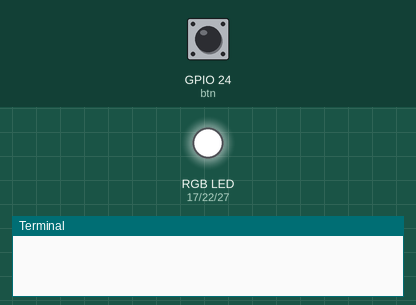
The program below on a simulated Raspberry Pi (BCM pin numbers). Parts: an RGB LED mixed from three pins (HIGH = lit), the last lines printed to the terminal. The test bench sets the inputs (shaded band); at power-on: GPIO 24 (btn) LOW.

Above: at 1.2 s.
1.3 s: GPIO 24 (btn) pulled HIGH for 0.15 s
2.9 s: GPIO 24 (btn) pulled HIGH for 1 s
At 3.2 s:
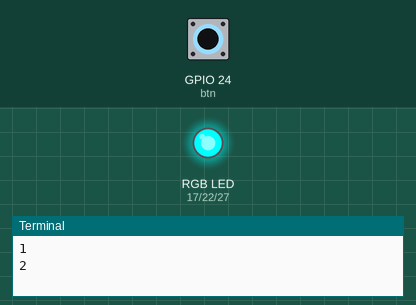
5.4 s: GPIO 24 (btn) pulled HIGH for 3.2 s
At 6.3 s:
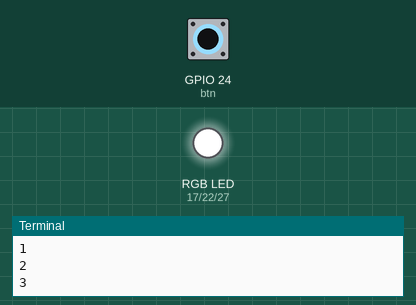
Timing chart, 0 to 8.4 s (numbered marks = the images above; inputs shaded):
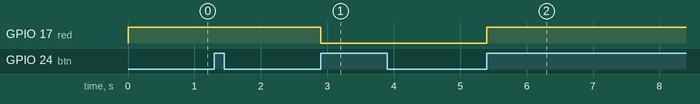

Measured:
- after the input at 2.9 s, GPIO 17 (red): HIGH → LOW at once
- after the input at 5.4 s, GPIO 17 (red): LOW → HIGH at once

The program:

rgb_btn.py
```python
# Push Button 예제

import RPi.GPIO as GPIO
import time

btn = 24
count = 0

red = 17
green = 22
blue = 27

def clickHandler(channel):
    global count
    count = count + 1
    if (count % 2 == 0):
        GPIO.output(red, GPIO.LOW)
    else:
        GPIO.output(red, GPIO.HIGH)

    print(count)

GPIO.setmode(GPIO.BCM)
GPIO.setup(btn, GPIO.IN, pull_up_down = GPIO.PUD_DOWN)
GPIO.add_event_detect(btn, GPIO.RISING, callback=clickHandler)

GPIO.setup(red, GPIO.OUT)
GPIO.setup(green, GPIO.OUT)
GPIO.setup(blue, GPIO.OUT)

GPIO.output(red, True)
GPIO.output(green, True)
GPIO.output(blue, True)

while (True):
    time.sleep(1)


# try:
#     while True:

#         GPIO.output(red, False)
#         GPIO.output(green, False)
#         GPIO.output(blue, False)
#         time.sleep(0.5)
#         GPIO.output(red, True)
#         GPIO.output(green, True)
#         GPIO.output(blue, True)
#         time.sleep(0.1)

#         GPIO.output(red, False)
#         time.sleep(0.5)
#         GPIO.output(red, True)
#         time.sleep(0.1)

#         GPIO.output(red, False)
#         GPIO.output(green, False)
#         time.sleep(0.5)
#         GPIO.output(red, True)
#         GPIO.output(green, True)
#         time.sleep(0.1)

#         GPIO.output(green, False)
#         time.sleep(0.5)
#         GPIO.output(green, True)
#         time.sleep(0.1)

#         GPIO.output(green, False)
#         GPIO.output(blue, False)
#         time.sleep(0.5)
#         GPIO.output(green, True)
#         GPIO.output(blue, True)
#         time.sleep(0.1)

#         GPIO.output(blue, False)
#         time.sleep(0.5)
#         GPIO.output(blue, True)
#         time.sleep(0.1)

#         GPIO.output(blue, False)
#         GPIO.output(red, False)
#         time.sleep(0.5)
#         GPIO.output(red, True)
#         GPIO.output(blue, True)
#         time.sleep(0.1)


# except KeyboardInterrupt:
#     GPIO.cleanup()
```
